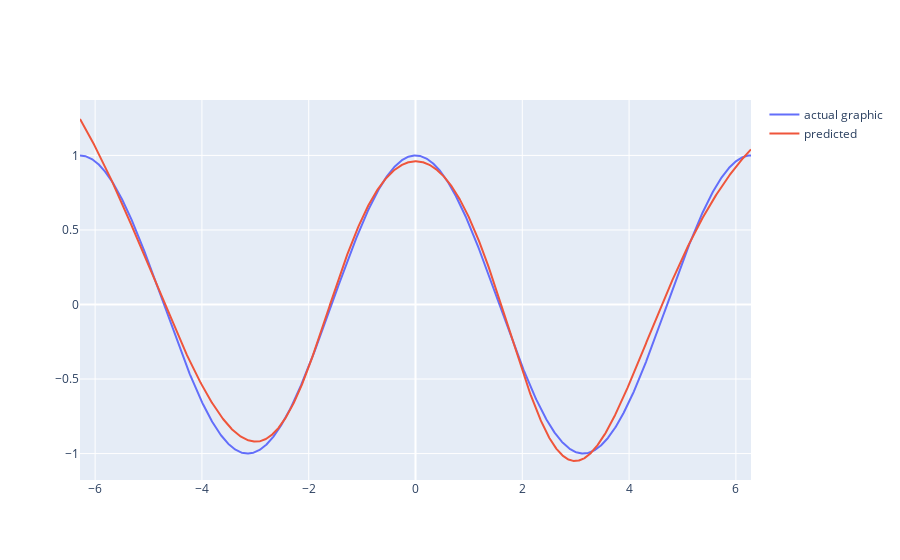

This figure's notebook cell:
### Markdown cell above
## Plot actual cos values and predicted cos values

### Code cell
comparison_graphic = go.Figure()

x = training_data.reshape((1, data_size))[0]
actual_y = np.cos(x)
predicted_y = []

for item in training_data:
    predicted_y.append(result_net.calc_output([item])[0][0])
predicted_y = np.array(predicted_y)

comparison_graphic.add_trace(go.Scatter(x=x, y=actual_y,
                    mode='lines',
                    name='actual graphic',))

comparison_graphic.add_trace(go.Scatter(x=x, y=predicted_y,
                    mode='lines',
                    name='predicted',))
comparison_graphic.show()

### Figure 1 — Plotly figure (JSON) as saved in the notebook; plotly's stock layout.template omitted (floating-point values rounded to 4 significant figures; data arrays with more than 128 entries replaced by an {"elided": "..."} marker saying what was removed)
{"data": [{"mode": "lines", "name": "actual graphic", "type": "scatter", "x": {"elided": "1607 float values"}, "y": {"elided": "1607 float values"}}, {"mode": "lines", "name": "predicted", "type": "scatter", "x": {"elided": "1607 float values"}, "y": {"elided": "1607 float values"}}], "layout": {}}
